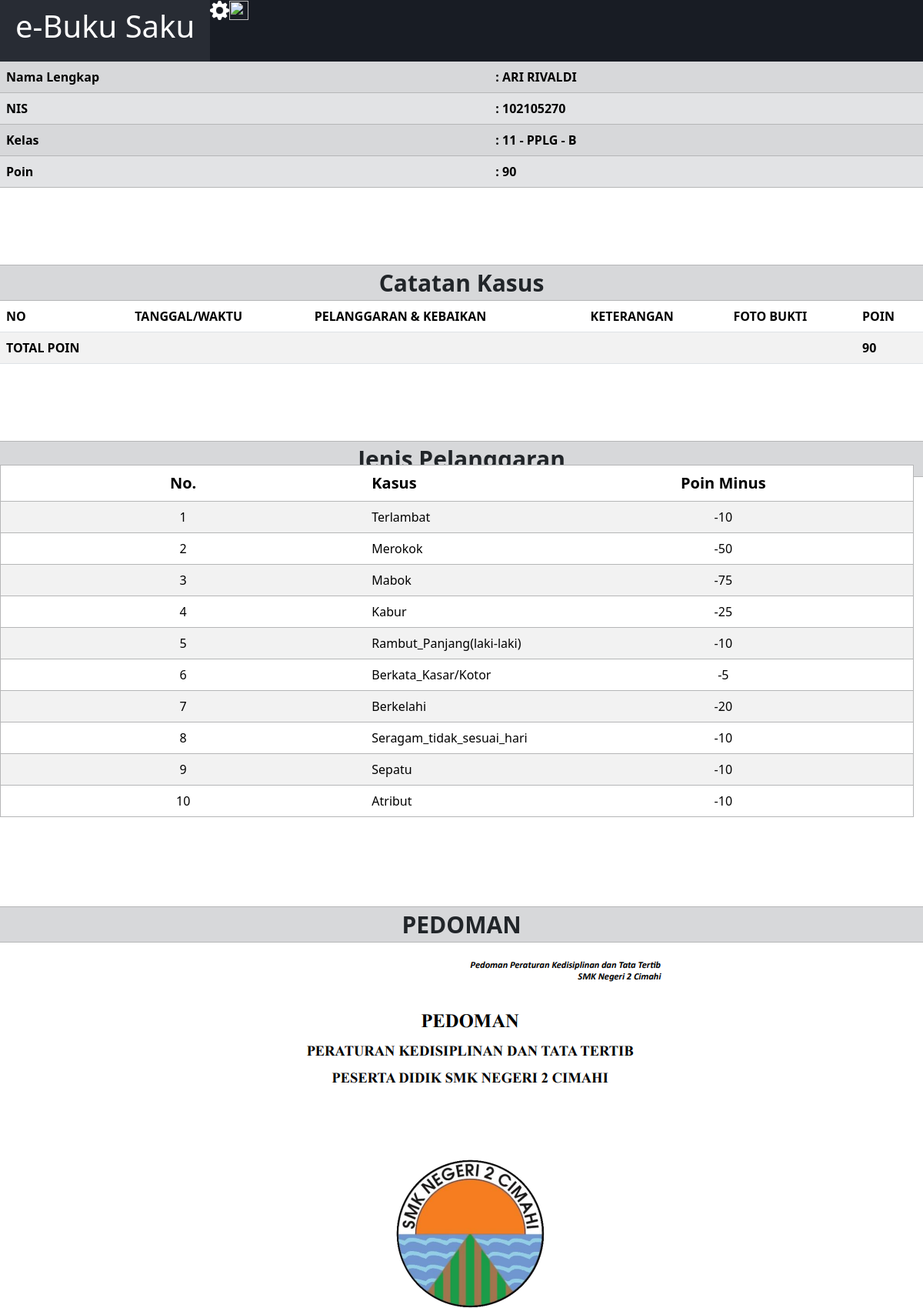
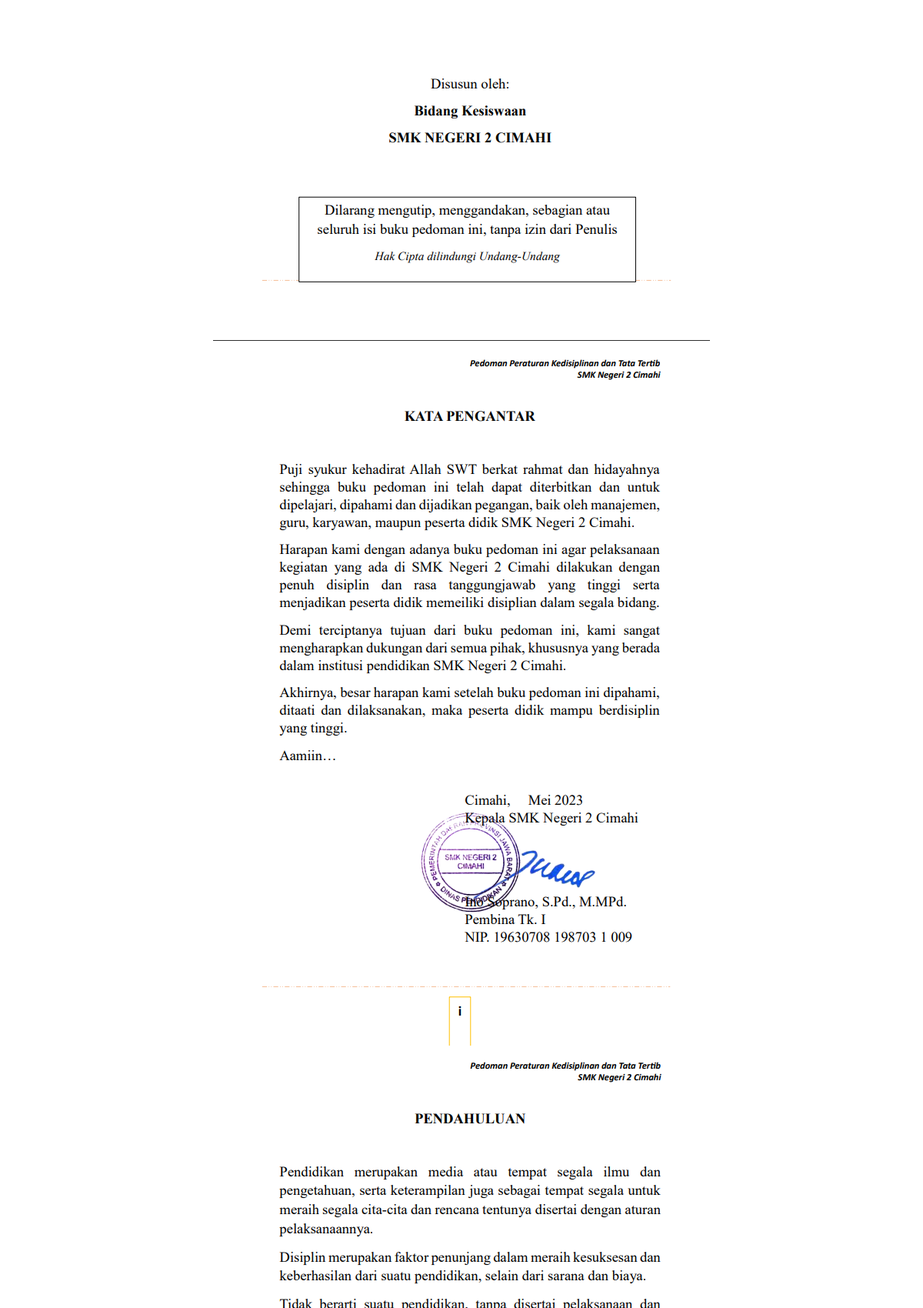
The app's page /buku-saku.php?id=102105270 (signed in, upper part) with its own data (2 pictures, top to bottom).
### tables this page shows
CREATE TABLE `siswa` (
  `nis` int(11) NOT NULL,
  `password` varchar(20) NOT NULL,
  `nama` varchar(100) NOT NULL,
  `tingkat` int(2) NOT NULL,
  `jurusan` varchar(30) NOT NULL,
  `kelas` varchar(2) NOT NULL,
  `jenis_kelamin` enum('L','P') NOT NULL,
  `poin` int(5) NOT NULL,
  `role` int(1) NOT NULL
);

CREATE TABLE `tb_kasus` (
  `id_kasus` int(3) NOT NULL,
  `jenis_kasus` varchar(50) NOT NULL,
  `poin` int(11) NOT NULL
);

### buku-saku.php (the view, shortened to what this page needs)
<!doctype html>
<html lang="en">
<head>
  <link href="https://cdn.jsdelivr.net/npm/bootstrap@5.3.2/dist/css/bootstrap.min.css" rel="stylesheet">
  <link rel="stylesheet" href="https://cdn.datatables.net/1.13.7/css/jquery.dataTables.min.css">
</head>
<body>
  <?php
  include "koneksi.php";
  $id = $_GET['id'];
  $sql = "SELECT * FROM siswa WHERE nis = $id";
  $result = mysqli_query($conn, $sql);
  ?>
  <div class="nav">
    <h1>e-Buku Saku</h1>
    <a href="settings-siswa.php">
      <img src="img/settings.png" title="Settings" width="25" height="25">
    </a>
    <a href="help-buku-saku-2.php">
      <img src="img/help.png" title="Help" width="25" height="25">
    </a>
  </div>
  <div class="identitas">
    <table class="table table-secondary table-striped table-responsive-md">
      <?php
      if (mysqli_num_rows($result) == 1) {
        $row = mysqli_fetch_assoc($result);
        if (empty($row["nama"])) {
          echo "
          <tr>
            <td><b>Nama Lengkap</b></td>
            <td><b>:
               -
              </b></td>
          </tr>
          ";
        } else {
          echo "
          <tr>
            <td><b>Nama Lengkap</b></td>
            <td><b>: " .
            $row["nama"]
            . "</b></td>
          </tr>
          ";
        }
        echo "
          <tr>
            <td><b>NIS</b></td>
            <td><b>: " .
          $row["nis"]
          . "</b></td>
          </tr>
          ";
        echo "
          <tr>
            <td><b>Kelas</b></td>
            <td><b>: " .
          $row["tingkat"] . " - " . $row["jurusan"] . " - " . $row["kelas"]
          . "</b></td>
          </tr>
          ";
        if (empty($row["poin"])) {
          echo "
          <tr>
            <td><b>Poin</b></td>
            <td><b>:
               -
              </b></td>
          </tr>
          ";
        } else {
          echo "
          <tr>
            <td><b>Poin</b></td>
            <td><b>: " .
            $row["poin"]
            . "</b></td>
          </tr>
          ";
        }
      } else {
        echo "Data pengguna tidak ditemukan";
      }
      ?>
    </table>
  </div>
  <p class="judul">Catatan Kasus</p>
  <div class="catatan">
    <table class="table-2 table table-striped">
      <thead>
        <tr>
          <td><b>NO</b></td>
          <td><b>TANGGAL/WAKTU</b></td>
          <td><b>PELANGGARAN & KEBAIKAN</b></td>
          <td><b>KETERANGAN</b></td>
          <td><b>FOTO BUKTI</b></td>
          <td><b>POIN</b></td>
        </tr>
      </thead>
      <tbody>
      <tr>
        <td><b>TOTAL POIN</b></td>
        <td></td>
        <td></td>
        <td></td>
        <td></td>
        <?php
        $sql = "SELECT * FROM siswa WHERE nis = $id";
        $result = mysqli_query($conn, $sql);
        $row = mysqli_fetch_array($result);
        echo "
        <td><b>" . $row["poin"] . "</b></td>
        ";
        ?>
      </tr>
      </tbody>
    </table>
  </div>
  <?php
    include 'koneksi.php';
    $sql = "SELECT * FROM tb_kasus";
    $pelanggaran = mysqli_query($conn, $sql);
    ?>
      <p class="judul">Jenis Pelanggaran</p>
      <div class="jenis-kasus">
      <div class="row">
        <div>
          <table class="table-3 table table-striped" style="width: 100%;">
          <thead>
            <tr style="font-size: 20px;">
              <th style="text-align: center;"><b>No.</b></th>
              <th style="width: 10%;"><b>Kasus</b></th>
              <th style="text-align: center;"><b>Poin Minus</b></th>
            </tr>
          </thead>
          <tbody>
            <?php foreach ($pelanggaran as $item) : ?>
                <tr>
                    <td style="text-align: center; width: 40%;"><?= $item["id_kasus"];  ?></td>
                    <td><?= $item["jenis_kasus"];  ?></td>
                    <td style="text-align: center;">-<?= $item["poin"];  ?></td>
                </tr>
            <?php endforeach; ?>
          </tbody>
          </table>
        </div>
      </div>
    </div>
  <div class="pedoman" style="text-align: center;">
    <p class="judul">PEDOMAN</p>
    <img src="img/pedoman_1.png" alt=""><br>
    <img src="img/pedoman_2.png" alt=""><br>
    <img src="img/pedoman_3.png" alt=""><br>
    <img src="img/pedoman_4.png" alt=""><br>
    <img src="img/pedoman_5.png" alt=""><br>
    <img src="img/pedoman_6.png" alt=""><br>
    <img src="img/pedoman_7.png" alt=""><br>
    <img src="img/pedoman_8.png" alt=""><br>
    <img src="img/pedoman_9.png" alt=""><br>
    <img src="img/pedoman_10.png" alt=""><br>
    <img src="img/pedoman_11.png" alt=""><br>
    <img src="img/pedoman_12.png" alt=""><br>
    <img src="img/pedoman_13.png" alt=""><br>
    <img src="img/pedoman_14.png" alt=""><br>
    <img src="img/pedoman_15.png" alt=""><br>
    <img src="img/pedoman_16.png" alt=""><br>
    <img src="img/pedoman_17.png" alt=""><br>
    <img src="img/pedoman_18.png" alt=""><br>
    <img src="img/pedoman_19.png" alt=""><br>
    <img src="img/pedoman_20.png" alt=""><br>
    <img src="img/pedoman_21.png" alt=""><br>
    <img src="img/pedoman_22.png" alt=""><br>
    <img src="img/pedoman_23.png" alt=""><br>
  </div>
</body>
</html>

### buku-saku.php (style rules this page uses)
.nav { list-style-type: none; height: 80px; width: 100%; margin: 0; padding: 0; overflow: hidden; background-color: #181c24; ; }
h1 { color: white; background-color: #282C34; padding: 10px 20px 35px 20px; }
.judul { background-color: #d7d8da; text-align: center; font-weight: 900; font-size: 30px; margin-top: 100px; margin-bottom: 0; border-top: 1px solid #b5b6b7; border-bottom: 1px solid #b5b6b7; }
table { overflow-x: scroll; }
.table-2 { overflow-x: auto; }
.table-3 { border: 1px solid #b5b6b7; }
.row { margin-right: 0px; padding: 0px; margin-top: -16px; }

### records on screen
siswa: nama "ARI RIVALDI", nis "102105270", tingkat "11", jurusan "PPLG", kelas "B", poin "90"
tb_kasus: id_kasus "1", jenis_kasus "Terlambat", poin "10"
tb_kasus: id_kasus "2", jenis_kasus "Merokok", poin "50"
tb_kasus: id_kasus "3", jenis_kasus "Mabok", poin "75"
tb_kasus: id_kasus "4", jenis_kasus "Kabur", poin "25"
tb_kasus: id_kasus "5", jenis_kasus "Rambut_Panjang(laki-laki)", poin "10"
tb_kasus: id_kasus "6", jenis_kasus "Berkata_Kasar/Kotor", poin "5"
tb_kasus: id_kasus "7", jenis_kasus "Berkelahi", poin "20"
tb_kasus: id_kasus "8", jenis_kasus "Seragam_tidak_sesuai_hari", poin "10"
tb_kasus: id_kasus "9", jenis_kasus "Sepatu", poin "10"
tb_kasus: id_kasus "10", jenis_kasus "Atribut", poin "10"
